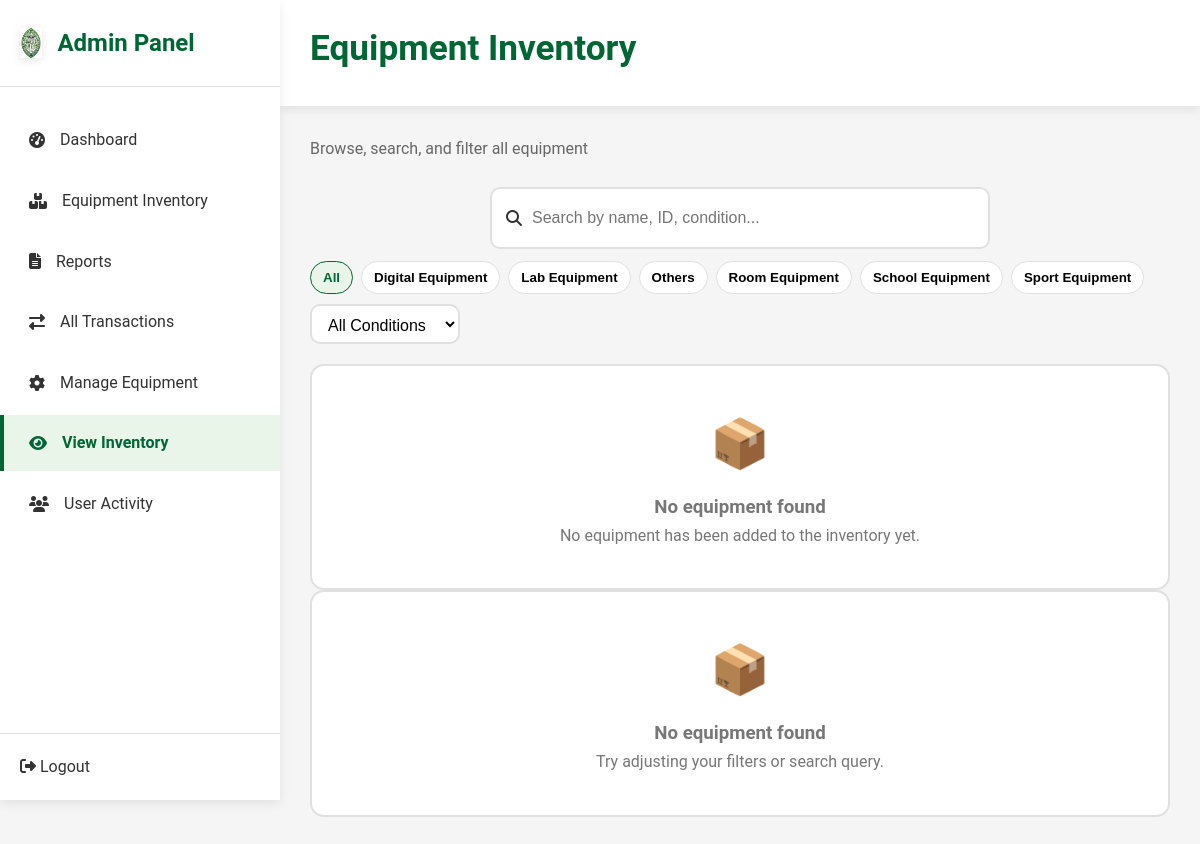
The app's page /admin/inventory.php with its own data.
### tables this page shows
CREATE TABLE `categories` (
  `id` int(11) NOT NULL AUTO_INCREMENT,
  `name` varchar(100) NOT NULL,
  `description` text DEFAULT NULL,
  `created_at` timestamp NOT NULL DEFAULT CURRENT_TIMESTAMP,
  `updated_at` timestamp NOT NULL DEFAULT CURRENT_TIMESTAMP ON UPDATE CURRENT_TIMESTAMP,
  PRIMARY KEY (`id`),
  UNIQUE KEY `name` (`name`)
);

### admin/inventory.php (the view, shortened to what this page needs)
<?php
$host = "localhost";
$user = "root";
$password = "";
$dbname = "capstone";
$db_connected = true;
$conn = @new mysqli($host, $user, $password, $dbname);
$categories = [];
if ($db_connected) {
    if ($result = $conn->query("SELECT id, name FROM categories ORDER BY name")) {
        while ($row = $result->fetch_assoc()) {
            $categories[] = $row;
        }
    }
}
$equipment = [];
?>
<!DOCTYPE html>
<html lang="en">
<head>
    <link rel="stylesheet" href="admin-styles.css?v=<?= time() ?>">
    <link rel="stylesheet" href="inventory-styles.css">
    <link rel="stylesheet" href="https://cdnjs.cloudflare.com/ajax/libs/font-awesome/6.5.2/css/all.min.css">
</head>
<body>
	<div class="admin-container">
		<nav class="sidebar">
			<div class="sidebar-header">
				<div class="logo">
					<img src="../uploads/De lasalle ASMC.png" alt="De La Salle ASMC Logo" class="main-logo" style="height:30px; width:auto;">
					<span>Admin Panel</span>
				</div>
			</div>
			<ul class="nav-menu">
				<li class="nav-item">
					<a href="admin-dashboard.php"><i class="fas fa-tachometer-alt"></i><span>Dashboard</span></a>
				</li>
				<li class="nav-item">
					<a href="admin-equipment-inventory.php"><i class="fas fa-boxes"></i><span>Equipment Inventory</span></a>
				</li>
				<li class="nav-item">
					<a href="reports.php"><i class="fas fa-file-alt"></i><span>Reports</span></a>
				</li>
				<li class="nav-item">
					<a href="admin-all-transaction.php"><i class="fas fa-exchange-alt"></i><span>All Transactions</span></a>
				</li>
				<li class="nav-item">
					<a href="admin-inventory.php"><i class="fas fa-cog"></i><span>Manage Equipment</span></a>
				</li>
				<li class="nav-item active">
					<a href="inventory.php"><i class="fas fa-eye"></i><span>View Inventory</span></a>
				</li>
				<li class="nav-item">
					<a href="student-activity.php"><i class="fas fa-users"></i><span>User Activity</span></a>
				</li>
			</ul>
			<div class="sidebar-footer">
					<i class="fas fa-sign-out-alt"></i> Logout
			</div>
		</nav>
        <main class="main-content">
            <header class="top-header">
                <h1 class="page-title">Equipment Inventory</h1>
            </header>
            <section class="content-section active">
                <p class="page-subtitle">Browse, search, and filter all equipment</p>
                <div class="inventory-toolbar">
                    <div class="search-wrapper" style="width: 500px; min-width: 400px; max-width: 600px; display: flex; align-items: center;">
                        <i class="fas fa-search"></i>
                        <input id="searchInput" type="text" placeholder="Search by name, ID, condition..." style="width: 100%; height: 38px; border: none; outline: none; font-size: 1rem;">
                    </div>
                    <div class="filters">
                        <div class="category-pills" id="categoryPills">
                            <button class="category-pill active" data-category="all">All</button>
                            <?php foreach($categories as $category): ?>
                                <button class="category-pill" data-category="<?= htmlspecialchars(strtolower($category['name'])) ?>">
                                    <?= htmlspecialchars($category['name']) ?>
                                </button>
                            <?php endforeach; ?>
                        </div>
                        <select id="conditionFilter">
                            <option value="all">All Conditions</option>
                        </select>
                    </div>
                </div>
                <div class="equipment-grid" id="equipmentGrid">
                    <?php if (empty($equipment)): ?>
                        <div class="empty-state">
                            <div class="empty-icon">📦</div>
                            <h3>No equipment found</h3>
                            <p>No equipment has been added to the inventory yet.</p>
                        </div>
                    <?php endif; ?>
                </div>
                <div id="emptyState" class="empty-state" style="display: none;">
                    <div class="empty-icon">📦</div>
                    <h3>No equipment found</h3>
                    <p>Try adjusting your filters or search query.</p>
                </div>
            </section>
        </main>
    </div>
</body>
</html>

### admin/admin-styles.css (style rules this page uses)
:root { --primary-green: #006633; --secondary-green: #4CAF50; --light-green: #E8F5E8; --dark-green: #004d26; --white: #ffffff; --gray: #f5f5f5; --text-dark: #333333; --shadow: 0 4px 10px rgba(0, 0, 0, 0.08); }
* { margin: 0; padding: 0; box-sizing: border-box; }
body { font-family: 'Roboto', 'Segoe UI', Tahoma, Geneva, Verdana, sans-serif; background: var(--gray); color: var(--text-dark); line-height: 1.6; }
.admin-container { display: flex; min-height: 100vh; }
.sidebar { width: 280px; background: var(--white); box-shadow: var(--shadow); display: flex; flex-direction: column; position: fixed; height: 100vh; left: 0; top: 0; transition: left 0.3s ease; z-index: 100; }
.sidebar-header { padding: 24px 20px; border-bottom: 1px solid #e0e0e0; display: flex; align-items: center; justify-content: space-between; gap: 12px; }
.logo { display: flex; align-items: center; gap: 15px; color: var(--primary-green); font-size: 1.5rem; font-weight: 700; }
.main-logo { max-height: 30px; width: auto; object-fit: contain; filter: drop-shadow(0 1px 2px rgba(0, 0, 0, 0.1)); }
.nav-menu { list-style: none; padding: 20px 0; flex: 1; }
.nav-item { margin: 5px 0; }
.nav-item a { display: flex; align-items: center; gap: 15px; padding: 15px 25px; color: var(--text-dark); text-decoration: none; transition: all 0.3s ease; border-left: 4px solid transparent; }
.nav-item.active a, .nav-item:hover a { background: var(--light-green); color: var(--primary-green); border-left: 4px solid var(--primary-green); font-weight: 600; }
.sidebar-footer { padding: 20px; border-top: 1px solid #e0e0e0; }
.main-content { flex: 1; margin-left: 280px; min-height: 100vh; transition: margin-left 0.3s ease; }
.top-header { background: var(--white); padding: 20px 30px; display: flex; justify-content: space-between; align-items: center; box-shadow: var(--shadow); position: sticky; top: 0; z-index: 90; }
.page-title { font-size: 1.8rem; color: var(--primary-green); font-weight: 700; }
.content-section { display: none; padding: 30px; }
.content-section.active { display: block; }
.equipment-grid { display: grid; grid-template-columns: repeat(auto-fill, minmax(200px, 1fr)); gap: 16px; }
.empty-state { text-align: center; color: #777; padding: 30px; }
.empty-icon { font-size: 2rem; margin-bottom: 8px; }
.inventory-toolbar { display: flex; flex-direction: column; gap: 12px; margin-bottom: 16px; }
.search-wrapper { background: var(--white); border: 1px solid #e0e0e0; border-radius: 10px; padding: 10px 14px; display: flex; align-items: center; gap: 10px; }
.search-wrapper input { border: none; outline: none; width: 100%; }
.filters { display: flex; align-items: center; gap: 12px; flex-wrap: wrap; }
.category-pills { display: flex; gap: 8px; flex-wrap: wrap; }
.category-pill { padding: 8px 12px; border-radius: 999px; border: 1px solid #e0e0e0; background: var(--white); cursor: pointer; font-weight: 600; }
.category-pill.active { background: var(--light-green); color: var(--primary-green); border-color: var(--primary-green); }

### admin/inventory-styles.css (style rules this page uses)
.main-logo { max-height: 60px; max-width: 200px; width: auto; object-fit: contain; filter: drop-shadow(0 2px 4px rgba(0, 0, 0, 0.1)); }
.page-title { color: var(--primary-green); font-size: 2.2rem; font-weight: 600; margin-bottom: 10px; }
.page-subtitle { color: #666; font-size: 1rem; margin-bottom: 25px; }
.inventory-toolbar { display: flex; flex-wrap: wrap; gap: 12px; align-items: center; margin-bottom: 20px; width: 100%; }
.search-wrapper { display: flex; align-items: center; gap: 10px; background: var(--white); padding: 10px 14px; border-radius: 10px; border: 2px solid #e0e0e0; box-sizing: border-box; }
.search-wrapper input { border: none; outline: none; width: 100%; font-size: 1rem; height: 38px; line-height: 38px; flex: 1; box-sizing: border-box; }
.filters { display: flex; gap: 10px; flex-wrap: wrap; align-items: center; }
.filters select { padding: 10px 12px; border: 2px solid #e0e0e0; border-radius: 10px; background: var(--white); font-size: 1rem; height: 40px; }
.equipment-grid { display: grid; grid-template-columns: repeat(auto-fit, minmax(260px, 1fr)); gap: 18px; }
.empty-state { text-align: center; padding: 40px 20px; background: var(--white); border-radius: 14px; border: 2px solid #e0e0e0; }
.empty-icon { font-size: 3rem; margin-bottom: 10px; }

### records on screen
categories: name "Digital Equipment"
categories: name "Lab Equipment"
categories: name "Others"
categories: name "Room Equipment"
categories: name "School Equipment"
categories: name "Sport Equipment"
